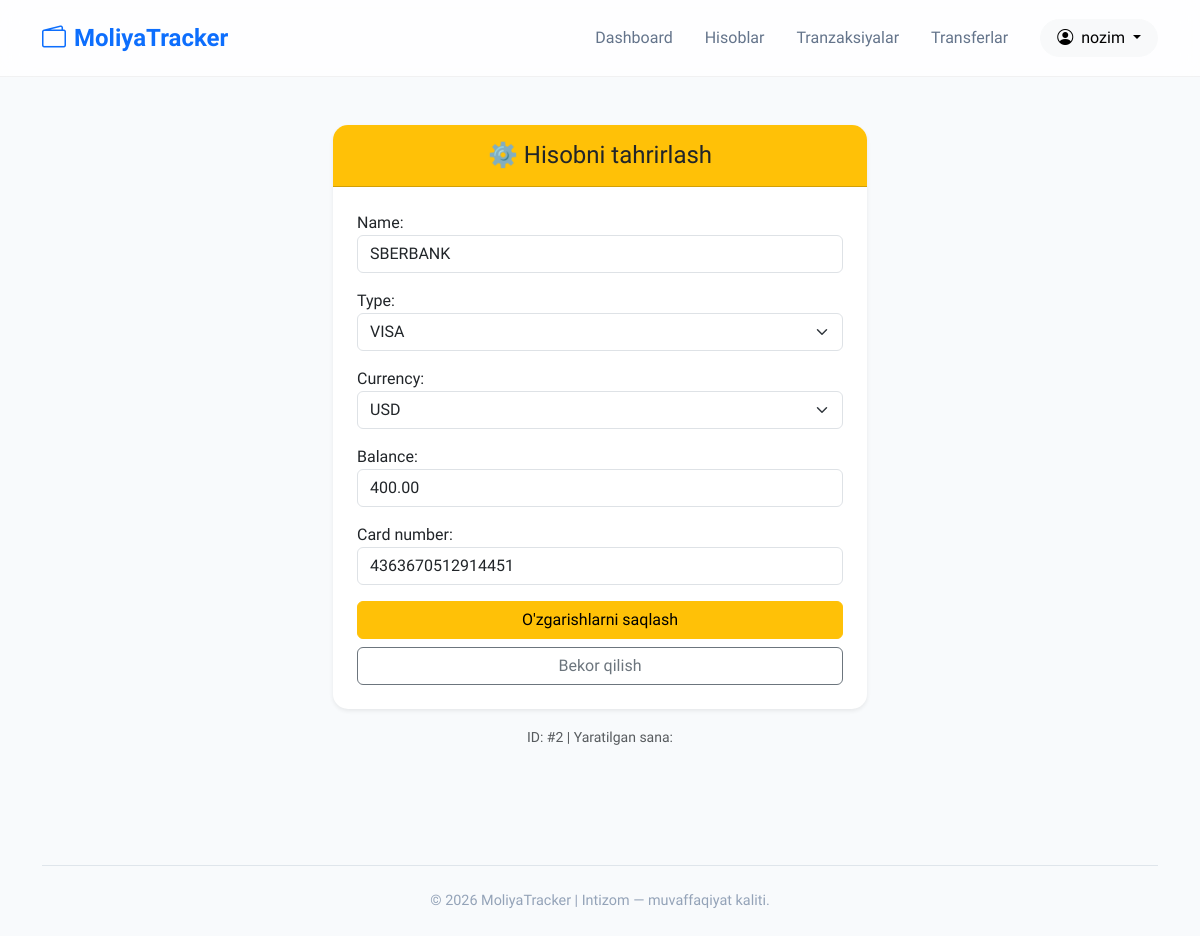
Before: /accounts/hisob-tahrir/2/ (signed in) with the older database file.
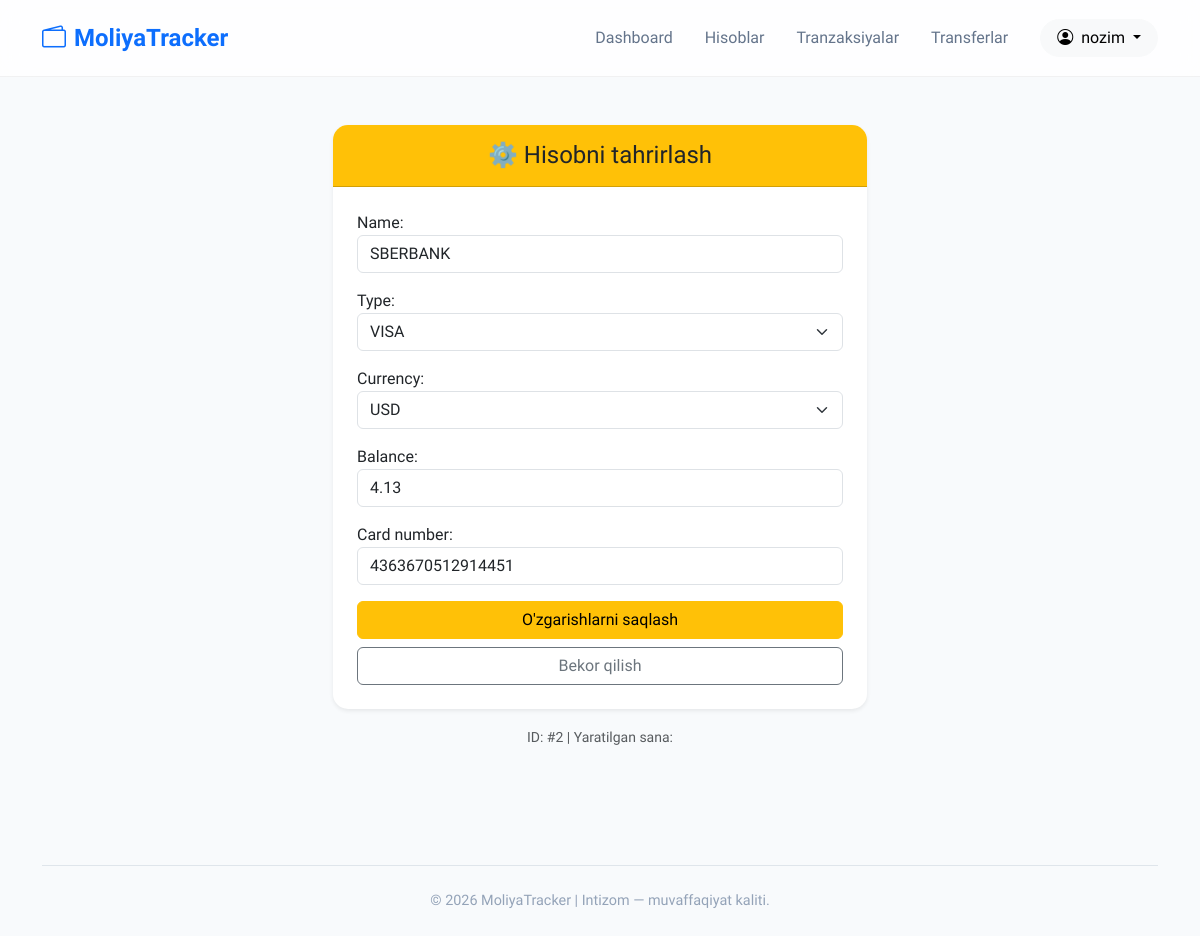
After: the same page with the newer database file.
### accounts/models.py (models this page shows, shortened)
class Account(models.Model):
    NAMES = [
        ("visa", "VISA"),
        ("humo", "HUMO"),
        ("uzcard", "UZCARD"),
    ]
    CURRENCY = [
        ("uzs", "UZS"),
        ("usd", "USD")
    ]
    user = models.ForeignKey(CustomUser, on_delete=models.CASCADE, related_name="accounts")
    name = models.CharField(max_length=30)
    type = models.CharField(max_length=20, choices=NAMES)
    currency = models.CharField(max_length=30, choices=CURRENCY, default="uzs")
    balance = models.DecimalField(max_digits=16, decimal_places=2, default=0)
    card_number = CardNumberField(unique = True, help_text="16 xonali karta raqamini kiriting")
    class Meta:
        constraints = [
                models.CheckConstraint(
                    condition=models.Q(balance__gte=0),
                    name="balance_negative_bolmasin"
                ),
            ]

### accounts/views.py (the view, shortened to what this page needs)
# urls.py: path("hisob-tahrir/<int:pk>/", AccountUpdateView.as_view(), name="account-update"),
class AccountUpdateView(LoginRequiredMixin, View):
    def get(self, request, pk):
        account = get_object_or_404(Account, pk = pk, user = request.user)
        form  = AccountCreateForm(instance = account)
        return render(request, "account_update.html", {"form":form, "account":account})

### accounts/forms.py
class AccountCreateForm(forms.ModelForm):
    class Meta:
        model = Account
        fields = ['name', 'type', 'currency', 'balance', 'card_number']
        widgets = {
            'name': forms.TextInput(attrs={
                'class': 'form-control',
                'placeholder': 'Bank nomi'
            }),
            'type': forms.Select(attrs={
                'class': 'form-select'
            }),
            'currency': forms.Select(attrs={
                'class': 'form-select'
            }),
            'balance': forms.NumberInput(attrs={
                'class': 'form-control',
                'placeholder': '0.00'
            }),
            'card_number': forms.TextInput(attrs={
                'class': 'form-control',
                'placeholder': '1234 5678 9012 3456',
                'maxlength': '16'
            }),
        }

### accounts/templates/account_update.html (shortened to what this page needs)
{% extends "base.html" %}
{% block content %}
<div class="container mt-5">
    <div class="row justify-content-center">
        <div class="col-md-6">
            <div class="card shadow-sm border-0" style="border-radius: 15px;">
                <div class="card-header bg-warning text-dark py-3" style="border-radius: 15px 15px 0 0;">
                    <h4 class="mb-0 text-center">⚙️ Hisobni tahrirlash</h4>
                </div>
                <div class="card-body p-4">
                    <form method="post">
                        <div class="mb-3">
                            {{ form.as_p }}
                        </div>
                        <div class="d-grid gap-2">
                            <button type="submit" class="btn btn-warning">O'zgarishlarni saqlash</button>
                            <a href="{% url 'account-detail' account.pk %}" class="btn btn-outline-secondary">Bekor qilish</a>
                        </div>
                    </form>
                </div>
            </div>
            <div class="text-center mt-3">
                <small class="text-muted">ID: #{{ account.pk }} | Yaratilgan sana: {{ account.created_at|date:"d.m.Y" }}</small>
            </div>
        </div>
    </div>
</div>
{% endblock %}

Changed rows visible on the page:
changed Account "SBERBANK": balance "400.00" → "4.13"
